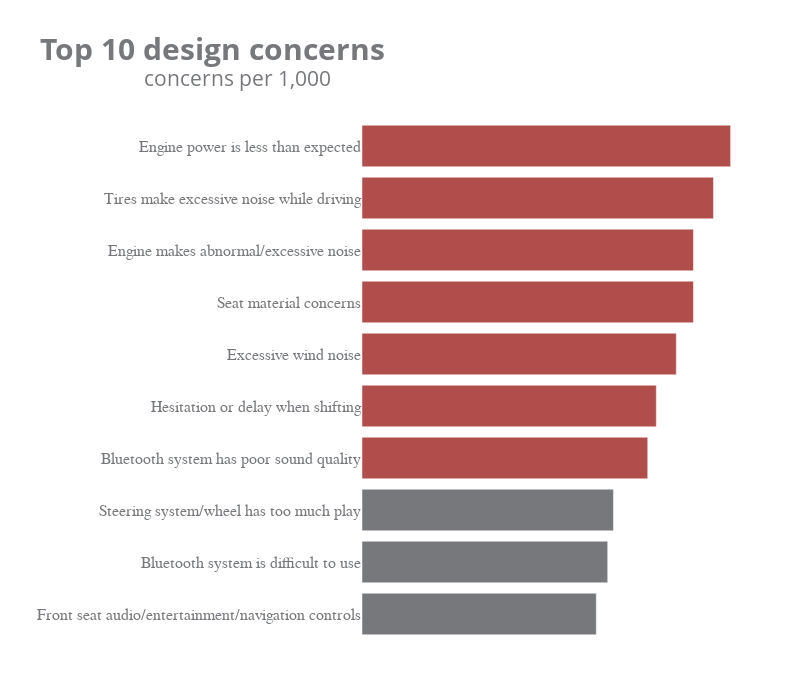

Notebook code for this chart:
### Markdown cell above
#### **Formateamos los ejes**

### Code cell
fig = px.bar(
    df.iloc[::-1],
    y = 'concerns',
    x = 'concerns per 1,000',
    orientation='h',
)

fig.update_traces(marker=dict(color=color.tolist()))

fig.update_layout(
    template='plotly_white',
    title=dict(
        text='''
            <b>Top 10 design concerns</b> <br>
            <sup>concerns per 1,000</sup>
            ''',
        font_size=30,
        font_color=gray_palette[4]
        ),
        margin=dict(
            l=50,
            r=50,
            t=120,
            b=60
        ),
        width = 800,
        height = 700,
        showlegend = False
)

fig.update_xaxes(
    showgrid = False,
    visible = False,
)

fig.update_yaxes(
    title_standoff = 10,
    tickfont = dict(
        family = 'Arial',
        size = 16,
        color = gray_palette[4]
    ),
    title = ''
)

fig.show()

### Figure 1 — Plotly figure (JSON) as saved in the notebook; plotly's stock layout.template omitted (floating-point values rounded to 4 significant figures)
{"data": [{"alignmentgroup": "True", "hovertemplate": "concerns per 1,000=%{x}<br>concerns=%{y}<extra></extra>", "legendgroup": "", "marker": {"color": ["#76787B", "#76787B", "#76787B", "#B14D4A", "#B14D4A", "#B14D4A", "#B14D4A", "#B14D4A", "#B14D4A", "#B14D4A"], "pattern": {"shape": ""}}, "name": "", "offsetgroup": "", "orientation": "h", "showlegend": false, "textposition": "auto", "type": "bar", "x": [8.2, 8.6, 8.8, 10, 10.3, 11, 11.6, 11.6, 12.3, 12.9], "xaxis": "x", "y": ["Front seat audio/entertainment/navigation controls", "Bluetooth system is difficult to use", "Steering system/wheel has too much play", "Bluetooth system has poor sound quality", "Hesitation or delay when shifting", "Excessive wind noise", "Seat material concerns", "Engine makes abnormal/excessive noise", "Tires make excessive noise while driving", "Engine power is less than expected"], "yaxis": "y"}], "layout": {"barmode": "relative", "height": 700, "legend": {"tracegroupgap": 0}, "margin": {"b": 60, "l": 50, "r": 50, "t": 120}, "showlegend": false, "title": {"font": {"color": "#76787B", "size": 30}, "text": "\n            <b>Top 10 design concerns</b> <br>\n            <sup>concerns per 1,000</sup>\n            "}, "width": 800, "xaxis": {"anchor": "y", "domain": [0, 1], "showgrid": false, "title": {"text": "concerns per 1,000"}, "visible": false}, "yaxis": {"anchor": "x", "domain": [0, 1], "tickfont": {"color": "#76787B", "family": "Arial", "size": 16}, "title": {"text": ""}}}}
